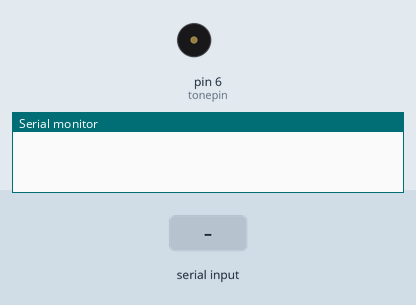
This sketch was run on a simulated Arduino Uno, built with avr-gcc and run on an emulated ATmega328P. Parts: buzzer (waves = sounding), the last lines printed to the serial monitor. The test bench sets the inputs (shaded band).

Above: at 1.2 s.
1.3 s: "B" received over Serial
At 2.7 s:
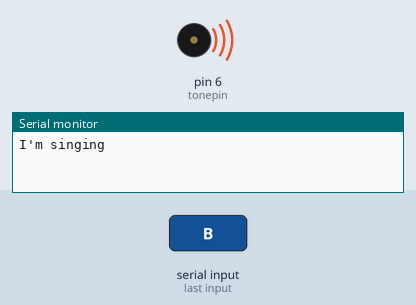
Timing chart, 0 to 18.8 s (numbered marks = the images above; inputs shaded):
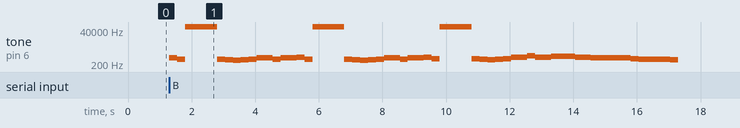

The sketch:

ArduinoMiniones.ino
```cpp
#define NTD0 -1
#define NTD1 294
#define NTD2 330
#define NTD3 350
#define NTD4 393
#define NTD5 441
#define NTD6 495
#define NTD7 556
#define NTD8 622

#define NTDL1 147
#define NTDL2 165
#define NTDL3 175
#define NTDL4 196
#define NTDL5 221
#define NTDL6 248
#define NTDL7 278

#define NTDH1 589
#define NTDH2 661
#define NTDH3 700
#define NTDH4 786
#define NTDH5 882
#define NTDH6 990
#define NTDH7 112
//根據中部列出D的音節

int tune[] =
{
  NTD5, NTD3, NTD0, NTD0, NTD3, NTD2,
  NTD1, NTD2, NTD3, NTD5, NTD3, NTD5,
  NTD6, NTD3, NTD0, NTD0, NTD3, NTD2,
  NTD1, NTD2, NTD3, NTD5, NTD3, NTD5,
  NTD6, NTD4, NTD0, NTD0, NTD4, NTD3,
  NTD2, NTD3, NTD4, NTD6, NTD8, NTD6,
  NTD7, NTD6, NTD6, NTD5,
  NTD5, NTD4, NTD3, NTD2,
};
float durt[] =
{
  0.5, 0.5, 1, 1, 0.5, 0.5,
  0.5, 0.5, 0.5, 1, 0.5, 1,
  0.5, 0.5, 1, 1, 0.5, 0.5,
  0.5, 0.5, 0.5, 1, 0.5, 1,
  0.5, 0.5, 1, 1, 0.5, 0.5,
  0.5, 0.5, 0.5, 1, 0.5, 1,
  1 + 0.5, 0.5, 0.5, 1,
  1 + 0.5, 0.5, 1 + 1,
  0.5, 1 + 0.5, 1, 1,
};

//根據右邊的簡譜寫出音調和節奏
int length;
int tonepin = 6;
void setup()
{
  Serial.begin(9600);
  pinMode(tonepin, OUTPUT);
  length = sizeof(tune) / sizeof(tune[0]);
}
void loop()
{
  while (Serial.available())
  {
    int inByte = Serial.read();
    switch (inByte)
    {
      case 65:  //串口輸入為A時
        Serial.println("I'm not singing");  //回送I'm not singing
        digitalWrite(13, LOW);  //滅燈
        break;
      case 66:  //串口輸入為B時
        Serial.println("I'm singing");  //回送I'm singing
        digitalWrite(13, HIGH); //亮燈
        for (int x = 0; x < length; x++)
        {
          tone(tonepin, tune[x]*1.19);
          delay(500 * durt[x]);
          noTone(tonepin);
        } //演奏 *1.19使D調變成F調
        delay(2000);
        break;
    }
  }
} //上傳時拔掉藍線和黃線
```

Measured:
- after the input at 1.3 s, tone on pin 6 (tonepin): plays 524 Hz for 0.25 s, 416 Hz for 0.25 s, 65535 Hz for 1.0 s, 416 Hz for 0.25 s, 392 Hz for 0.25 s, 349 Hz for 0.25 s … (39 notes in this stretch), starting at once
